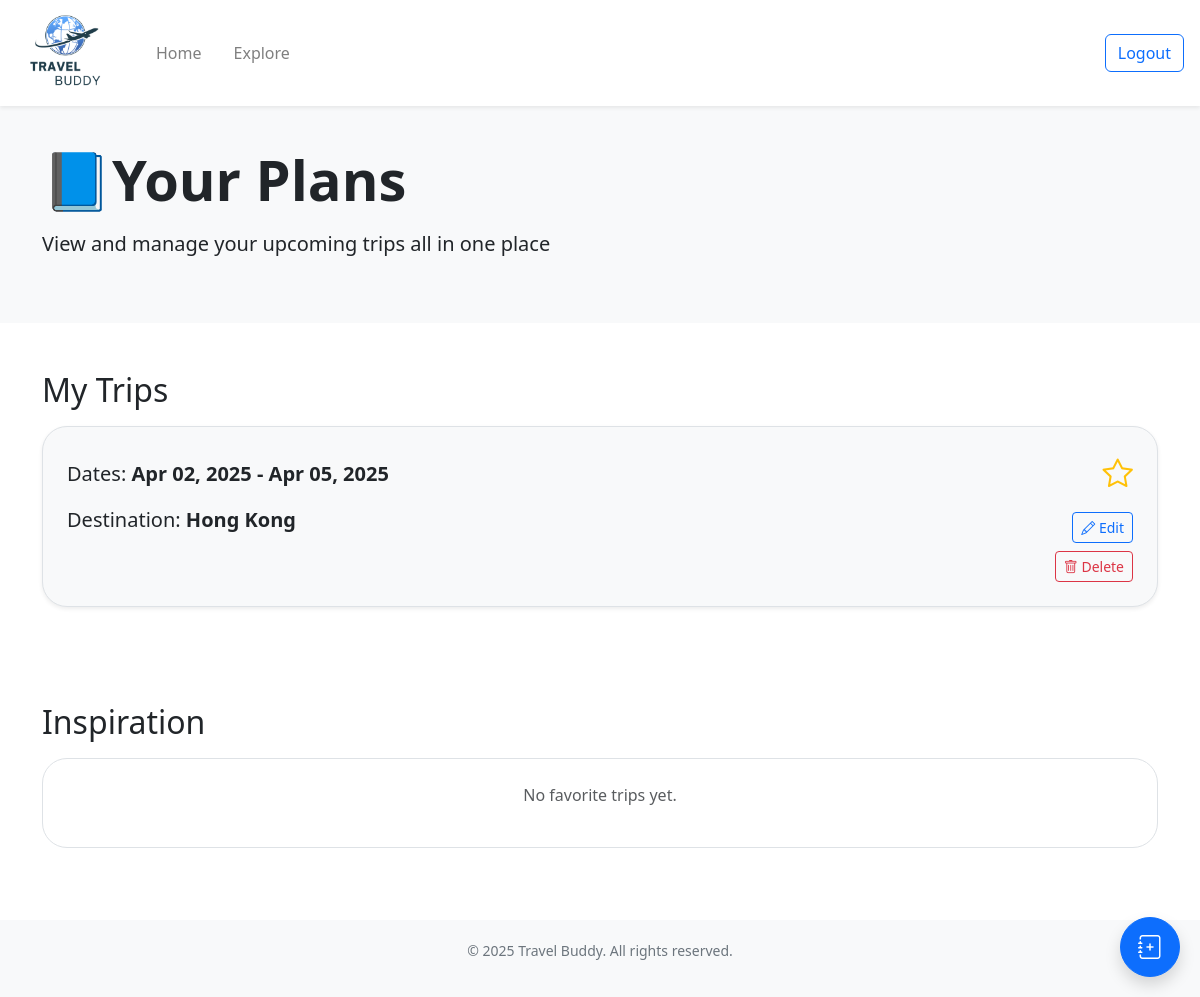
The page /home (signed in) on the database as committed earlier.
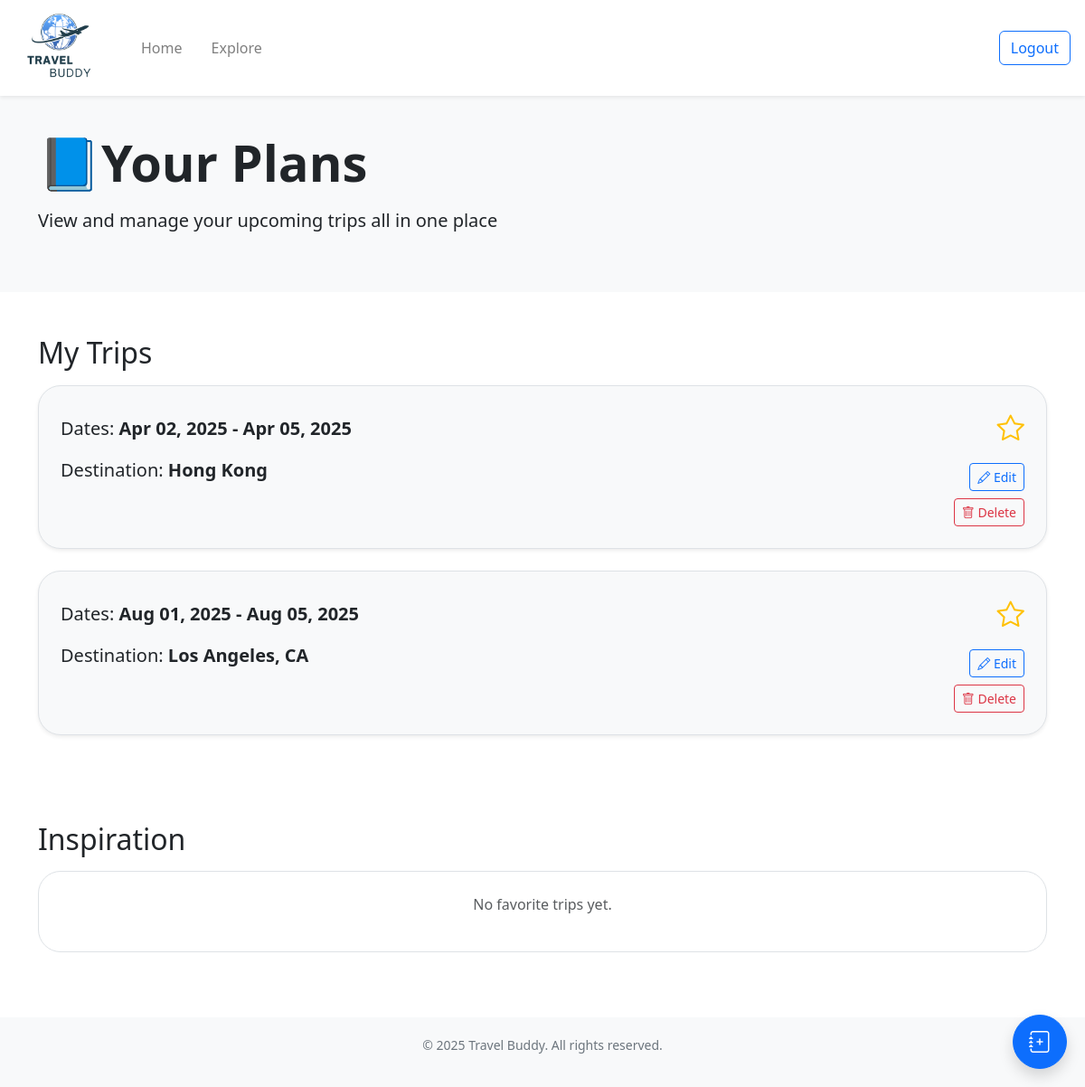
The same page on the database as committed later.
### website/models.py (models this page shows)
class Trip(db.Model):
    __tablename__ = 'trip'
    id = db.Column(db.Integer, primary_key=True)
    destination = db.Column(db.String(200), nullable=False)
    start_date = db.Column(db.Date, nullable=False)
    end_date = db.Column(db.Date, nullable=False)
    travelers = db.Column(db.Integer)
    budget = db.Column(db.Integer)
    public = db.Column(db.Boolean, default=False)  # for sharing on explore page (False = private, True = public)
    starred = db.Column(db.Boolean, default=False)
    user_id = db.Column(db.Integer, db.ForeignKey('user.id'))           # each trip belongs to a user
    flights = db.relationship('Flight', backref='trip', cascade="all, delete-orphan")
    hotels = db.relationship('Hotel', backref='trip', cascade="all, delete-orphan")
    activities = db.relationship('Activity', backref='trip', cascade="all, delete-orphan")
    bookings = db.relationship('Booking', backref='trip', cascade="all, delete-orphan")

### website/views.py (the view)
@views.route('/home')
@login_required
def home():
    trips = Trip.query.filter_by(user_id=current_user.id).order_by(Trip.starred.desc(), Trip.start_date.asc()).all()
    favorites = db.session.query(Trip).join(Favorites).filter(Favorites.user_id == current_user.id).all()
    favorites_id = {fav.trip_id for fav in Favorites.query.filter_by(user_id=current_user.id).all()}
    public_trips = Trip.query.filter_by(public=True).all()
    for trip in public_trips:
        trip.liked = trip.id in favorites_id
    return render_template("home.html", user=current_user, trips=trips, favorites=favorites)

### website/__init__.py (called while the page is built)
def create_app():
    app = Flask(__name__)
    app.config['SECRET_KEY'] = 'asdfa asdfa'
    app.config['SQLALCHEMY_DATABASE_URI'] = f'sqlite:///{DB_NAME}'
    app.config['DATABASE'] = os.path.join(app.instance_path, DB_NAME)
    db.init_app(app)
    from .views import views
    from .auth import auth
    app.register_blueprint(views, url_prefix='/')
    app.register_blueprint(auth, url_prefix='/')
    from .models import User
    with app.app_context():
        if not path.exists(DB_NAME):
            db.create_all()
            print("Database created successfully")
    login_manager = LoginManager()
    login_manager.login_view = 'auth.login'
    login_manager.init_app(app)
    @login_manager.user_loader
    def load_user(id):
        return User.query.get(int(id))
    return app

### website/templates/home.html (shortened to what this page needs)
<!DOCTYPE html>
<html>
  <head>
    <link rel="stylesheet" href="https://stackpath.bootstrapcdn.com/bootstrap/4.4.1/css/bootstrap.min.css" />
    <link href="https://cdn.jsdelivr.net/npm/bootstrap-icons/font/bootstrap-icons.css" rel="stylesheet" />
    <link rel="stylesheet" href="https://stackpath.bootstrapcdn.com/font-awesome/4.7.0/css/font-awesome.min.css" />
    <link href="https://cdn.jsdelivr.net/npm/bootstrap@5.3.3/dist/css/bootstrap.min.css" rel="stylesheet" />
    <link href="https://cdnjs.cloudflare.com/ajax/libs/font-awesome/6.4.0/css/all.min.css" rel="stylesheet" />
  </head>
  <body class="min-vh-100 d-flex flex-column">
    <nav class="navbar navbar-expand-lg navbar-light bg-white shadow-sm">
      <a class="navbar-brand ms-3" href="/home">
        <img src="{{ url_for('static', filename='images/logo.png') }}" class="d-inline-block align-top logo-nav" />
      </a>
      <div class="collapse navbar-collapse" id="navbar">
        <ul class="navbar-nav">
          <li class="nav-item">
            <a class="nav-link ms-3" href="/home">Home</a>
          </li>
          <li class="nav-item">
            <a class="nav-link ms-3" href="/explore">Explore</a>
          </li>
        </ul>
        <br />
        <ul class="navbar-nav ms-auto">
          <li class="nav-item">
            <a class="btn btn-outline-primary ms-3 me-3" id="logout" href="/" role="button">Logout</a>
          </li>
        </ul>
      </div>
    </nav>
    <section class="hero">
      <div class="container">
        <h1 class="display-4 font-weight-bold">📘Your Plans</h1>
        <p class="lead mt-3 mb-4">View and manage your upcoming trips all in one place</p>
      </div>
    </section>
    <section class="container my-5">
      <h2 class="mb-3">My Trips</h2>
      {% if trips %} {% for trip in trips %} {% set view_url = url_for('views.view_plan', trip_id=trip.id) %}
      <div class="plan-card mb-4 p-4 shadow-sm clickable-card" onclick="window.location.href='{{ view_url }}';" style="cursor: pointer">
        <div class="d-flex justify-content-between align-items-start">
          <div>
            <p class="fs-5">Dates: <strong>{{ trip.start_date.strftime('%b %d, %Y') }} - {{ trip.end_date.strftime('%b %d, %Y') }}</strong></p>
            <p class="fs-5">Destination: <strong>{{ trip.destination }}</strong></p>
          </div>
          <div class="ms-3 d-flex flex-column align-items-end" onclick="event.stopPropagation();">
            <button type="button" class="btn p-0 border-0 bg-transparent mb-3" onclick="toggleStar(this)" data-trip-id="{{ trip.id }}">
              <i class="bi {% if trip.starred %}bi-star-fill{% else %}bi-star{% endif %}" style="font-size: 1.9rem; color: #ffc107"></i>
            </button>
            <a href="{{ url_for('views.edit_plan', trip_id=trip.id) }}" class="btn btn-sm btn-outline-primary mb-2"> <i class="bi bi-pencil"></i> Edit </a>
            <button type="submit" class="btn btn-sm btn-outline-danger" data-bs-toggle="modal" data-bs-target="#confirmDeleteModal-{{ trip.id }}"><i class="bi bi-trash"></i> Delete</button>
          </div>
        </div>
      </div>
      {% endfor %}
      {% endif %} {% if favorites %}
      <h3 class="mt-4 mb-3">Inspiration</h3>
      <div class="row">
        {% for trip in favorites %}
        <div class="col-md-4 mb-3">
          <div class="card shadow-sm">
            <button class="like-btn btn btn-link p-0 position-absolute" data-trip-id="{{ trip.id }}" style="top: 10px; right: 10px; z-index: 10; font-size: 1.5rem; color: red">
              <i class="{% if trip.liked %}fas{% else %}far{% endif %} fa-heart"></i>
            </button>
            <div class="card-body">
              <h5 class="card-title">{{ trip.destination }}</h5>
              <p class="card-text">
                Duration: {{ (trip.end_date - trip.start_date).days + 1 }} day{{ 's' if (trip.end_date - trip.start_date).days + 1 != 1 else '' }}<br />
                Travelers: {{ trip.travelers }}<br />
                Budget: ${{ trip.budget }}
              </p>
              <a href="{{ url_for('views.explore_plan', trip_id=trip.id) }}" class="btn btn-outline-primary">View Trip</a>
            </div>
          </div>
        </div>
        {% endfor %}
      </div>
      {% else %}
      <br />
      <br />
      <div>
        <h2 class="mt-4 mb-3">Inspiration</h2>
        <div class="card mb-4 p-4 text-center text-muted">
          <p>No favorite trips yet.</p>
        </div>
      </div>
      {% endif %}
    </section>
    <a href="/create-plan" class="btn btn-primary rounded-circle shadow floating-button" title="Add New Plan">
      <i class="bi bi-journal-plus"></i>
    </a>
    <footer class="footer mt-auto">
      <div class="container">
        <p>© 2025 Travel Buddy. All rights reserved.</p>
      </div>
    </footer>
  </body>
</html>

### website/templates/home.html (style rules this page uses)
.hero { background: #f8f9fa; padding: 40px 0; text-align: left; }
.footer { background: #f8f9fa; padding: 20px 0; text-align: center; font-size: 14px; color: #6c757d; }
.logo-nav { width: 100px; height: 80px; object-fit: contain; }
.plan-card { border-radius: 25px; background-color: #f8f9fa; border: 1px solid #dee2e6; transition: box-shadow 0.2s ease; }
.floating-button { position: fixed; bottom: 20px; right: 20px; width: 60px; height: 60px; font-size: 24px; display: flex; align-items: center; justify-content: center; z-index: 1050; padding: 0; }
.floating-button i { line-height: 1; margin: 0; }
.card { border-radius: 25px; border: 1px solid #dee2e6; }

Rows that differ between the two databases and show on the page:
added Trip: start_date "Aug 01, 2025", end_date "Aug 05, 2025", destination "Los Angeles, CA", starred False (drawn)
